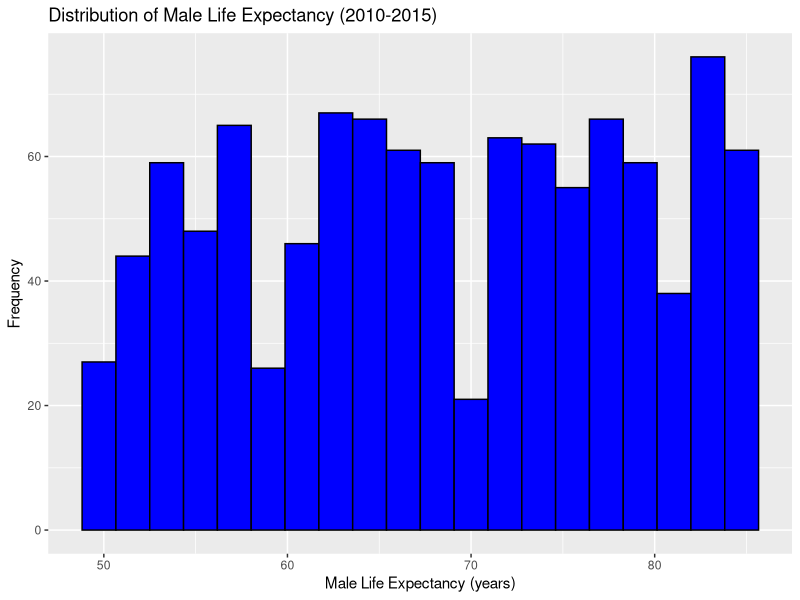
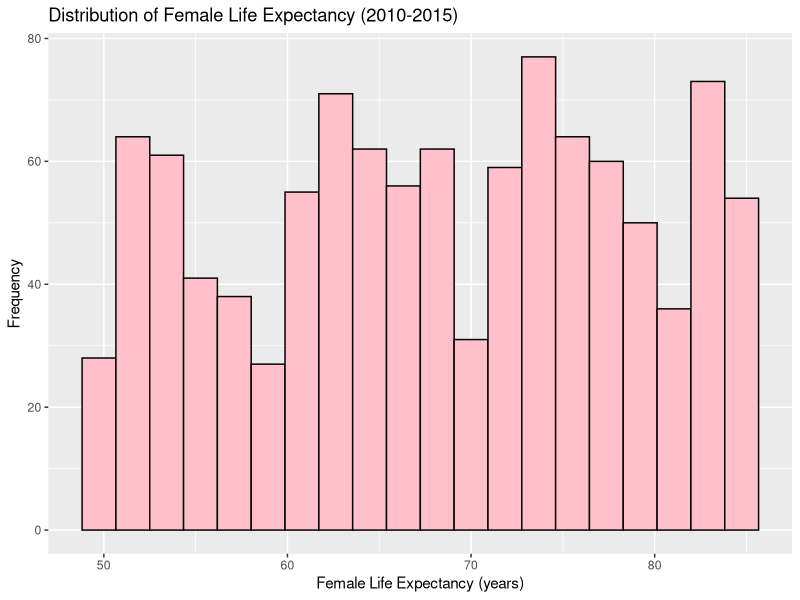
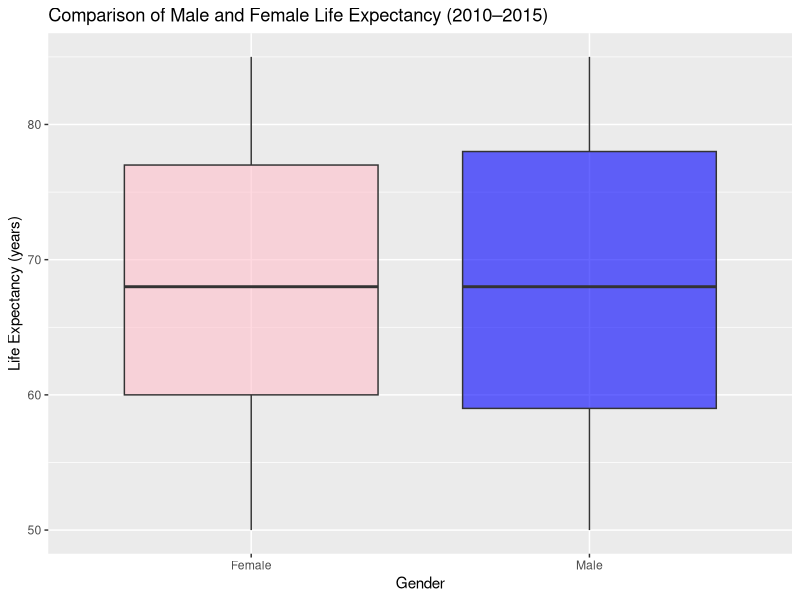
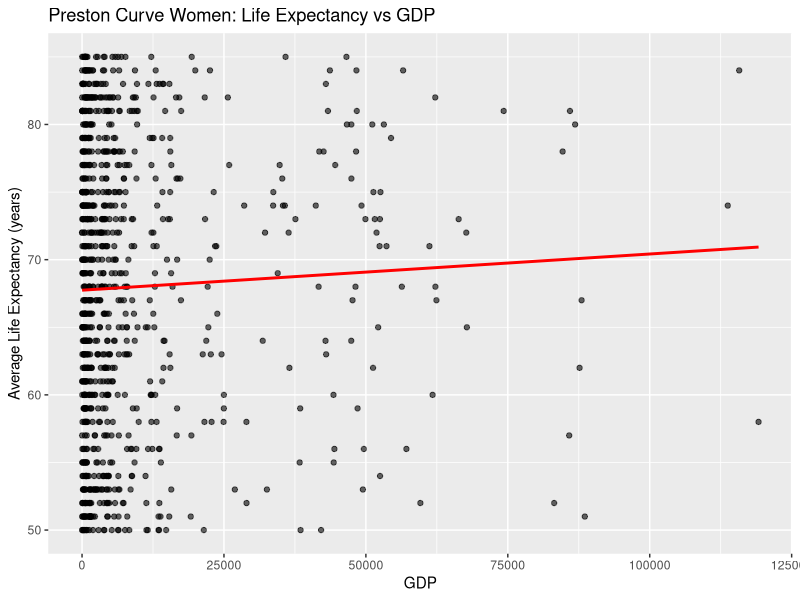
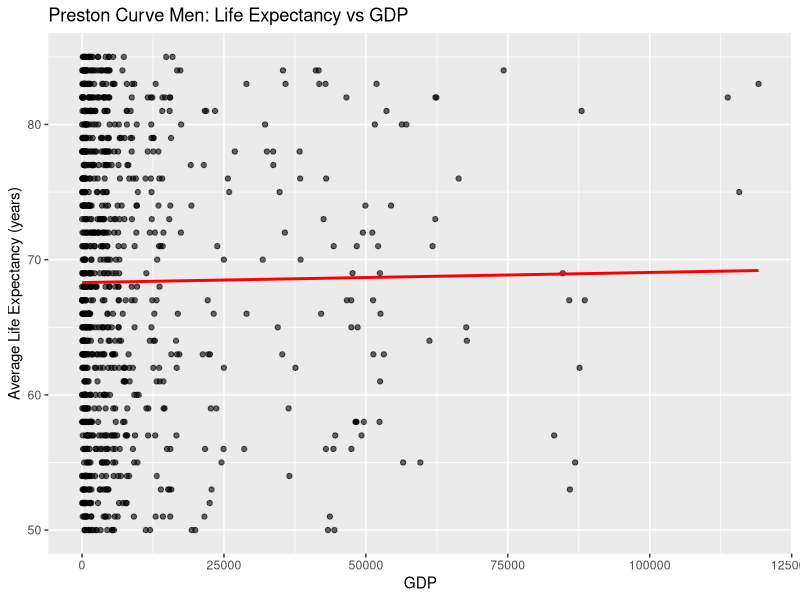

Recreate these plots in R, in order.
library(tidyverse)

life <- read.csv("LifeExpectancyDataset.csv")
economic <- read.csv("economic_data.csv")

#In this part, as both datasets can possibly have the countries listed in a different way,
# we look them up manually, so that we can see the ones spelt differently and transform them
unique(life$Country) 
unique(economic$country_name)

life <- life %>% mutate(Country = tolower(trimws(Country))) #We set it to lowercase to simplify the process
economic <- economic %>% mutate(country_name = tolower(trimws(country_name)))

#we create a vector with the different ones and indicate that they are the same.
mapa_paises <- c(
  "bahamas" = "bahamas, the",
  "bolivia (plurinational state of)" = "bolivia",
  "côte d'ivoire" = "cote d'ivoire",
  "congo"= "congo, rep.",
  "democratic republic of the congo" = "congo, dem.rep.",
  "democratic people's republic of korea" = "korea, dem. people's rep.",
  "egypt" = "egypt, arab rep.",
  "gambia" = "gambia, the",
  "iran (islamic republic of)" = "iran, islamic rep.",
  "kyrgyzystan" = "kyrgyz republic",
  "lao people's democratic republic" = "lao pdr",
  "micronesia (federated states of)" = "micronesia, fed. sts.",
  "republic of moldova" = "moldova",
  "republic of korea" = "korea, rep.",
  "slovakia" = "slovak republic",
  "united kingdom of great britain and northern ireland" = "united kingdom",
  "united states of america" = "united states",
  "swaziland" = "eswatini",
  "turkey" = "turkiye",
  "the former yugoslav republic of macedonia" = "north macedonia",
  "venezuela (bolivarian republic of)" = "venezuela, rb",
  "yemen" = "yemen rep."
)
#if a country contains either of those names, we make them understand it is the same country,
# so that the data can be appropriately merged
life <- life %>% 
  mutate(Country = ifelse(Country %in% names(mapa_paises),
                          mapa_paises[Country], Country))

#we merge both datasets by Country name and Year, now that we have assured that the country
# name cannot suppose any problem.
merged <- inner_join(life, economic, by=c("Country" = "country_name", "Year" = "year"))


#Even though by doing an inner join the data that has been merged is supposedly
# the one between 2010 and 2015 (as those are the years that are coincidental
# in both datasets), we filter it just in case there are missing values or any
# false values that accidentally got in
filtered <- merged %>% 
  filter(Year>=2010 & Year<=2015)

unique(merged[,1])
unique(life[,1])


sum(is.na(life))

#Variable type change in Status column, Character -> Logical

filtered$Status[filtered$Status == "Developing"] = FALSE
filtered$Status[filtered$Status == "Developed"] = TRUE
filtered$Status = as.logical(filtered$Status)

typeof(filtered$Status)

print(dim(filtered))
dim(merged)

#Creation of new variable in Filtered and merged dataset: Above(TRUE)/Below(FALSE) average GDP
#This variable comes from the difficulty to categorize countries economically
average = mean(filtered$GDP..Current.USD., na.rm = TRUE)

filtered = filtered %>%
  mutate(above_below_average = ifelse(GDP..Current.USD. > average, TRUE, FALSE))

# Check the structure of your dataset
str(filtered)

# Count variables by type
sapply(filtered, class)          # Gives the class of each variable
table(sapply(filtered, class))   # Summarizes how many variables per type

# Histogram for Male Life Expectancy
ggplot(filtered, aes(x = Life.expectancy..men. )) +
  geom_histogram(bins = 20, fill = "blue", color = "black") +
  labs(title = "Distribution of Male Life Expectancy (2010-2015)",
       x = "Male Life Expectancy (years)",
       y = "Frequency")

# Histogram for Female Life Expectancy
ggplot(filtered, aes(x = Life.expectancy.women.)) +
  geom_histogram(bins = 20, fill = "pink", color = "black") +
  labs(title = "Distribution of Female Life Expectancy (2010-2015)",
       x = "Female Life Expectancy (years)",
       y = "Frequency")

# Boxplot comparing male and female life expectancy
ggplot(filtered, aes(x = "Male", y = Life.expectancy..men.)) +
  geom_boxplot(fill = "blue", alpha = 0.6) +
  geom_boxplot(aes(x = "Female", y = Life.expectancy.women.),
               fill = "pink", alpha = 0.6) +
  labs(title = "Comparison of Male and Female Life Expectancy (2010–2015)",
       x = "Gender",
       y = "Life Expectancy (years)")

# Scatterplot with regression line
ggplot(filtered, aes(x = GDP, y = Life.expectancy.women.)) +
  geom_point(alpha = 0.6) +
  geom_smooth(method = "lm", color = "red", se = FALSE) +
  labs(title = "Preston Curve Women: Life Expectancy vs GDP",
       x = "GDP",
       y = "Average Life Expectancy (years)")

# Scatterplot with regression line
ggplot(filtered, aes(x = GDP, y = Life.expectancy..men.)) +
  geom_point(alpha = 0.6) +
  geom_smooth(method = "lm", color = "red", se = FALSE) +
  labs(title = "Preston Curve Men: Life Expectancy vs GDP",
       x = "GDP",
       y = "Average Life Expectancy (years)")
